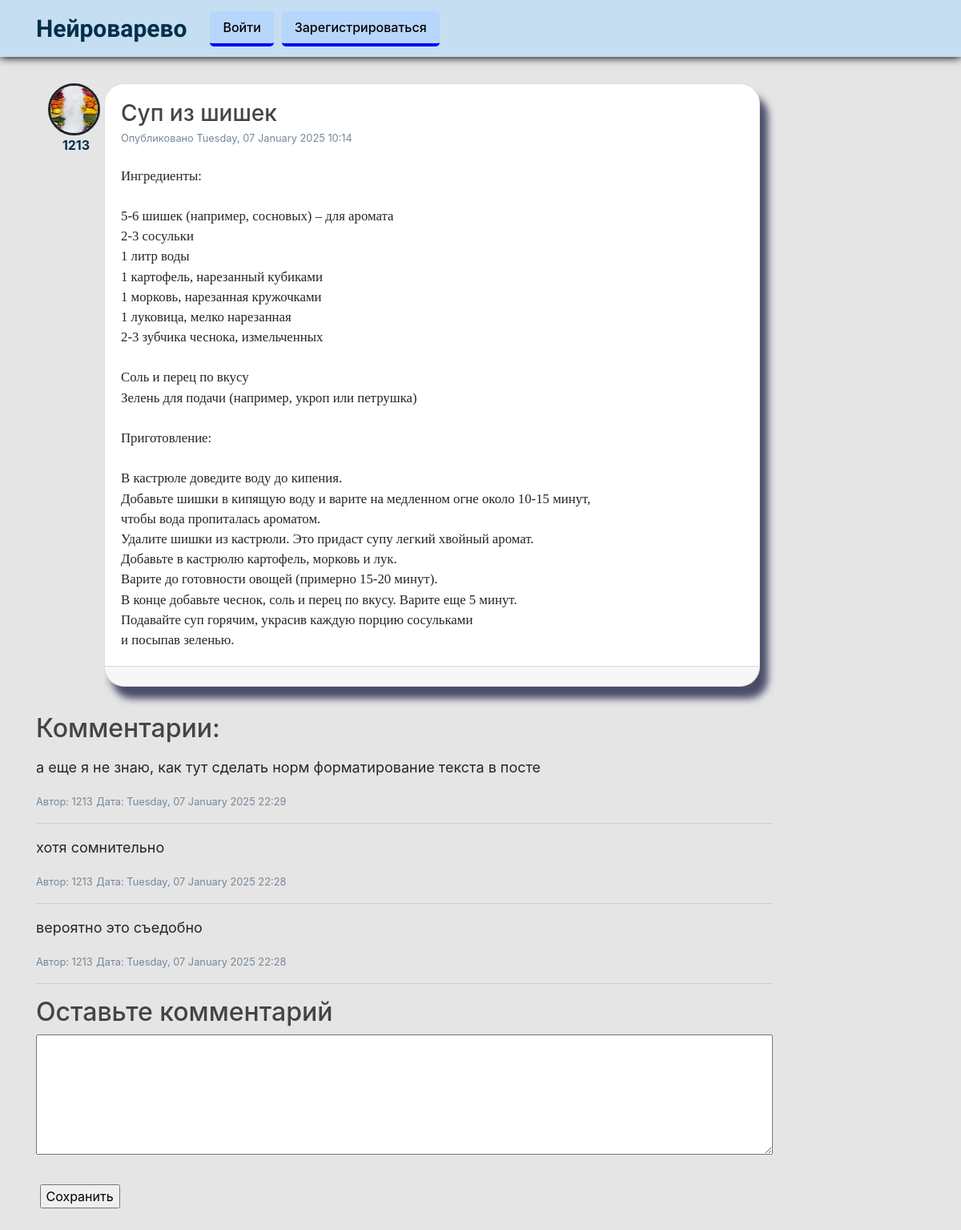
/post/1, run on the app's committed database.
### test_flask/models.py (models this page shows, shortened)
class User(db.Model, UserMixin):
    id = db.Column(db.Integer, primary_key=True)
    username = db.Column(db.String(20), unique=True, nullable=False)
    email = db.Column(db.String(120), unique=True, nullable=False)
    image_file = db.Column(db.String(20), nullable=False,
                           default='default.png')
    password = db.Column(db.String(60), nullable=False)
    posts = db.relationship('Post', backref='author', lazy=True)

class Post(db.Model):
    id = db.Column(db.Integer, primary_key=True)
    title = db.Column(db.String(100), nullable=False)
    date_posted = db.Column(db.DateTime, nullable=False,
                            default=datetime.now()) #rework
    content = db.Column(db.Text, nullable=False)
    user_id = db.Column(db.Integer, db.ForeignKey('user.id'), nullable=False)
    comments = db.relationship('Comment', backref='title', lazy='select',
                               cascade='all, delete-orphan')

class Comment(db.Model):
    id = db.Column(db.Integer, primary_key=True)
    body = db.Column(db.String(140))
    timestamp = db.Column(db.DateTime, default=datetime.now )           #поправить остальное время
    post_id = db.Column(db.Integer, db.ForeignKey('post.id'),
							nullable=False)
    username = db.Column(db.String, db.ForeignKey('user.username'),
                         nullable=False)

### test_flask/posts/routes.py (the view, shortened to what this page needs)
@posts.route("/post/<int:post_id>", methods=['GET', 'POST'])
def post(post_id):
    post = Post.query.get_or_404(post_id)
    form = CommentForm()
    return render_template('post.html', title=post.title, post=post, form=form)

### test_flask/posts/forms.py
class CommentForm(FlaskForm):
    comment = StringField('Комментарий', validators=[DataRequired()])

### test_flask/templates/post.html (shortened to what this page needs)
{% extends "layout.html" %}
{% block content %}
<div class="container" style="display: flex;">
  <article class="media" style="display: flex; flex-direction: column;">
        <img class="rounded-circle article-img" style="margin-right: 5px; border: solid;"
             src="{{ url_for('static', filename='profile_pics/' + post.author.image_file) }}">
        <a href="{{ url_for('users.user_posts', username=post.author.username) }}" id="author" style="margin: 0 auto; font-weight: bold;">{{
            post.author.username }}</a>
    </article>
  <div class="card" style="margin-bottom: 20px;">
    <div class="card-body">
      <h3 class="card-title">{{ post.title }}</h3>
      <small>Опубликовано {{ post.date_posted.strftime('%A, %d %B %Y %I:%M') }}</small>
      <br>
      <br>
      <pre class="card-text">{{ post.content }}</pre>
    </div>
    <div class="card-footer" style="font-size: 20px;">
    </div>
  </div>
</div>
  {% if post.comments %}
      <h2>Комментарии: </h2>
      <p>{% for comment in post.comments | reverse %}
        <p style="font-size: 18px;">{{ comment.body }}</p>
        <p><small>Автор: {{ comment.username }}</small>
                <small>Дата: {{ comment.timestamp.strftime('%A, %d %B %Y %H:%M') }}</small></p>
        <hr>
      {% endfor %}</p>
  {% endif %}
<div id="content">
        <h2>Оставьте комментарий</h2>
        <form action="" method="post">
          <div class="form_settings">
            <p><textarea name="comment" style="width: 100%; height: 150px"></textarea>
            </p>
            <p style="padding-top: 15px"><span>&nbsp;</span><input class="submit" type="submit" name="submit" value="Сохранить" /></p>
          </div>
        </form>
      </div>
{% endblock content %}

### test_flask/static/main.css (style rules this page uses)
body { margin: 0; padding: 0; }
h1, h2, h3, h4, h5, h6 { color: #444444; }
.article-img { height: 65px; width: 65px; margin-right: 16px; }

### test_flask/templates/post.html (style rules this page uses)
.container { margin-bottom: 0.8rem; }
.card { border-radius: 25px; background-color: white; box-shadow: 10px 15px 10px #4a4e69; width: 92%; }
.card-title { margin-bottom: 0 !important; }
a { color: #003049 !important; text-decoration: none; }
small { color: lightslategray; }
p { color: rgb(43, 37, 37); }

### test_flask/templates/layout.html (style rules this page uses)
.card-text { font-size: 1.05rem; font-family: 'Tangerine', serif; font-optical-sizing: auto; }
body { background-color: #e5e5e5; margin-top: 6.5rem; }

### data on the page
User: image_file (picture), author.username "1213"
Post: title "Суп из шишек", date_posted "Tuesday, 07 January 2025 10:14", content "Ингредиенты: 5-6 шишек (например, сосновых) – для аромата 2-3 сосульки 1 литр воды 1 картофель, нарезанный кубиками 1 морковь, нарезанная кружочками 1 луковица, мелко нарезанная 2-3 зубчика чеснока, измельченных Соль и перец по вкусу Зелень для подачи (например, укроп или петрушка) Приготовление: В кастрюле доведите воду до кипения. Добавьте шишки в кипящую воду и варите на медленном огне около 10-15 минут, чтобы вода пропиталась ароматом. Удалите шишки из кастрюли. Это придаст супу легкий хвойный аромат. Добавьте в кастрюлю картофель, морковь и лук. Варите до готовности овощей (примерно 15-20 минут). В конце добавьте чеснок, соль и перец по вкусу. Варите еще 5 минут. Подавайте суп горячим,…"
Comment: body "а еще я не знаю, как тут сделать норм форматирование текста в посте", username "1213", timestamp "Tuesday, 07 January 2025 22:29"
Comment: body "хотя сомнительно", username "1213", timestamp "Tuesday, 07 January 2025 22:28"
Comment: body "вероятно это съедобно", username "1213", timestamp "Tuesday, 07 January 2025 22:28"
